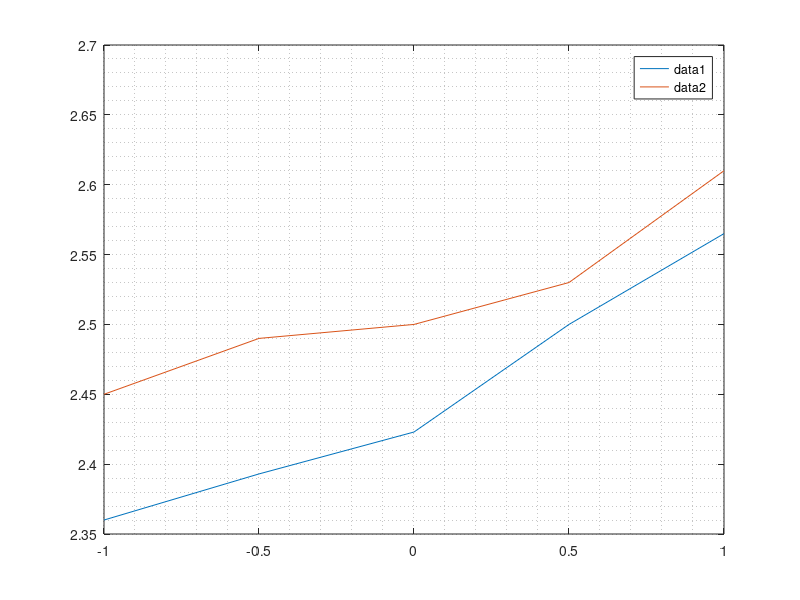

Source code (MATLAB):
xval = [-1 -0.5 0 0.5 1];
pos1 = [2.36 2.393 2.423 2.5 2.565];
pos2 = [2.45 2.49 2.5 2.53 2.61];

figure;
plot(xval, pos1);
hold on;
plot(xval, pos2);
grid minor;
legend;